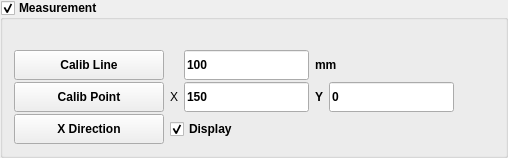
                    <widget class="QGroupBox" name="gbCameraMeasurement">
                     <property name="font">
                      <font>
                       <weight>75</weight>
                       <bold>true</bold>
                      </font>
                     </property>
                     <property name="title">
                      <string>Measurement</string>
                     </property>
                     <property name="checkable">
                      <bool>true</bool>
                     </property>
                     <layout class="QGridLayout" name="gridLayout_14">
                      <property name="topMargin">
                       <number>30</number>
                      </property>
                      <property name="verticalSpacing">
                       <number>2</number>
                      </property>
                      <item row="1" column="1">
                       <widget class="QLabel" name="label_38">
                        <property name="minimumSize">
                         <size>
                          <width>0</width>
                          <height>30</height>
                         </size>
                        </property>
                        <property name="font">
                         <font>
                          <weight>50</weight>
                          <italic>false</italic>
                          <bold>false</bold>
                          <underline>false</underline>
                          <strikeout>false</strikeout>
                          <kerning>true</kerning>
                         </font>
                        </property>
                        <property name="mouseTracking">
                         <bool>true</bool>
                        </property>
                        <property name="text">
                         <string>X</string>
                        </property>
                        <property name="textFormat">
                         <enum>Qt::AutoText</enum>
                        </property>
                       </widget>
                      </item>
                      <item row="2" column="1" colspan="3">
                       <widget class="QCheckBox" name="cbDisplayCalibInfo">
                        <property name="minimumSize">
                         <size>
                          <width>0</width>
                          <height>30</height>
                         </size>
                        </property>
                        <property name="text">
                         <string>Display</string>
                        </property>
                        <property name="checked">
                         <bool>true</bool>
                        </property>
                       </widget>
                      </item>
                      <item row="1" column="5">
                       <spacer name="horizontalSpacer_12">
                        <property name="orientation">
                         <enum>Qt::Horizontal</enum>
                        </property>
                        <property name="sizeHint" stdset="0">
                         <size>
                          <width>40</width>
                          <height>20</height>
                         </size>
                        </property>
                       </spacer>
                      </item>
                      <item row="1" column="4">
                       <widget class="QLineEdit" name="leYCoordinate">
                        <property name="minimumSize">
                         <size>
                          <width>0</width>
                          <height>30</height>
                         </size>
                        </property>
                        <property name="maximumSize">
                         <size>
                          <width>150</width>
                          <height>16777215</height>
                         </size>
                        </property>
                        <property name="text">
                         <string>0</string>
                        </property>
                       </widget>
                      </item>
                      <item row="1" column="0">
                       <widget class="QPushButton" name="pbObjectOrigin">
                        <property name="minimumSize">
                         <size>
                          <width>0</width>
                          <height>30</height>
                         </size>
                        </property>
                        <property name="toolTip">
                         <string>Set a calibrating point</string>
                        </property>
                        <property name="text">
                         <string>Calib Point</string>
                        </property>
                        <property name="icon">
                         <iconset>
                          <normaloff>icon/Scatter Plot_16px.png</normaloff>icon/Scatter Plot_16px.png</iconset>
                        </property>
                       </widget>
                      </item>
                      <item row="2" column="0">
                       <widget class="QPushButton" name="pbChangeXAxis">
                        <property name="minimumSize">
                         <size>
                          <width>0</width>
                          <height>30</height>
                         </size>
                        </property>
                        <property name="toolTip">
                         <string>Change direction of coordinates</string>
                        </property>
                        <property name="text">
                         <string>X Direction</string>
                        </property>
                        <property name="icon">
                         <iconset>
                          <normaloff>icon/Arrow Pointing Down_16px.png</normaloff>
                          <normalon>C:/Users/Admin/.designer/backup/icon/Right Arrow_16px.png</normalon>icon/Arrow Pointing Down_16px.png</iconset>
                        </property>
                        <property name="checkable">
                         <bool>true</bool>
                        </property>
                       </widget>
                      </item>
                      <item row="1" column="3">
                       <widget class="QLabel" name="label_39">
                        <property name="text">
                         <string>Y</string>
                        </property>
                       </widget>
                      </item>
                      <item row="1" column="2">
                       <widget class="QLineEdit" name="leXCoordinate">
                        <property name="minimumSize">
                         <size>
                          <width>0</width>
                          <height>30</height>
                         </size>
                        </property>
                        <property name="maximumSize">
                         <size>
                          <width>150</width>
                          <height>16777215</height>
                         </size>
                        </property>
                        <property name="text">
                         <string>150</string>
                        </property>
                       </widget>
                      </item>
                      <item row="0" column="2">
                       <widget class="QLineEdit" name="leRealDistance">
                        <property name="minimumSize">
                         <size>
                          <width>0</width>
                          <height>30</height>
                         </size>
                        </property>
                        <property name="maximumSize">
                         <size>
                          <width>150</width>
                          <height>16777215</height>
                         </size>
                        </property>
                        <property name="text">
                         <string>100</string>
                        </property>
                       </widget>
                      </item>
                      <item row="0" column="0">
                       <widget class="QPushButton" name="pbObjectLine">
                        <property name="minimumSize">
                         <size>
                          <width>150</width>
                          <height>30</height>
                         </size>
                        </property>
                        <property name="toolTip">
                         <string>Calibrating length</string>
                        </property>
                        <property name="text">
                         <string>Calib Line</string>
                        </property>
                        <property name="icon">
                         <iconset>
                          <normaloff>icon/Width_16px.png</normaloff>icon/Width_16px.png</iconset>
                        </property>
                       </widget>
                      </item>
                      <item row="0" column="3" colspan="2">
                       <widget class="QLabel" name="label_40">
                        <property name="minimumSize">
                         <size>
                          <width>0</width>
                          <height>30</height>
                         </size>
                        </property>
                        <property name="text">
                         <string>mm</string>
                        </property>
                       </widget>
                      </item>
                     </layout>
                    </widget>
